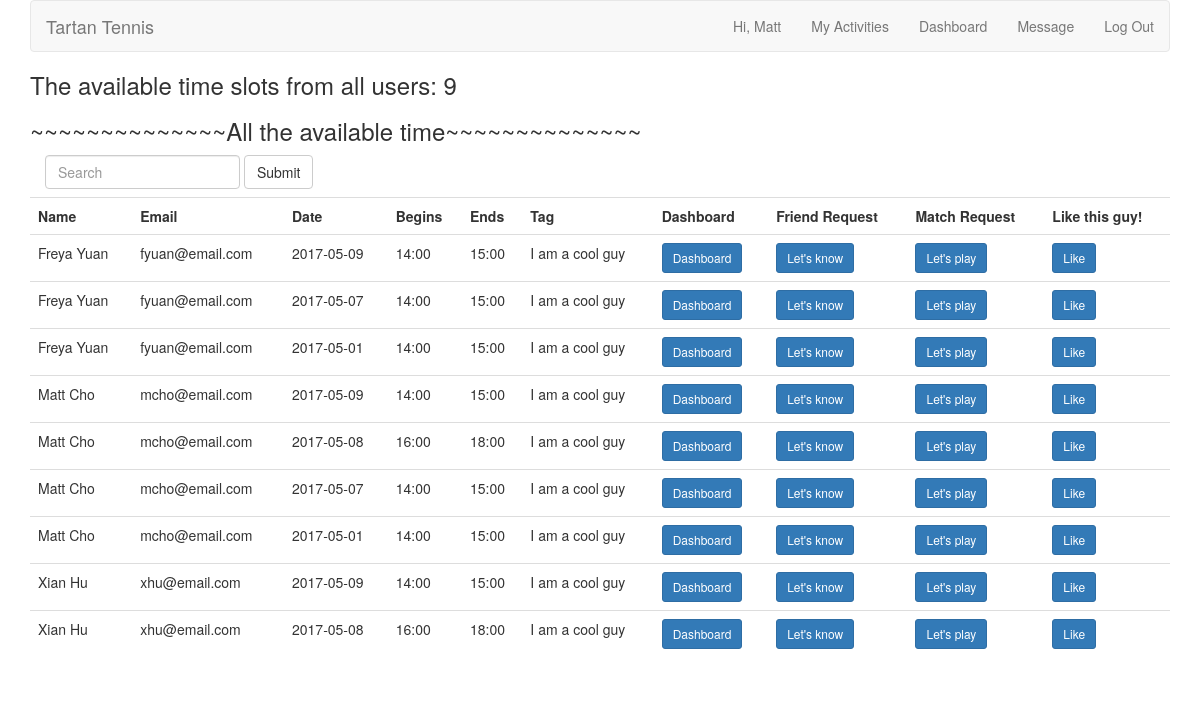
Page /alltime.php (signed in) on the committed database.
### tables this page shows
CREATE TABLE `times` (
  `time_id` int(11) NOT NULL PRIMARY KEY AUTO_INCREMENT,
  `begins_date` varchar(20) NOT NULL,
  `begins_time` varchar(20) NOT NULL,
  `ends_time` varchar(20) NOT NULL,
  `tag` tinytext NOT NULL,
  `user_id` int(11) NOT NULL,
  `created_at` timestamp NOT NULL DEFAULT CURRENT_TIMESTAMP,
  FULLTEXT (begins_date, begins_time, ends_time, tag)
);

CREATE TABLE `users` (
  `user_id` int(10) UNSIGNED NOT NULL PRIMARY KEY AUTO_INCREMENT,
  `first_name` varchar(20) NOT NULL,
  `last_name` varchar(20) NOT NULL,
  `username` varchar(20) NOT NULL,
  `email` varchar(50) NOT NULL,
  `pass` char(40) NOT NULL,
  `created_at` timestamp NOT NULL DEFAULT CURRENT_TIMESTAMP,
  `updated_at` timestamp NOT NULL DEFAULT CURRENT_TIMESTAMP ON UPDATE CURRENT_TIMESTAMP
);

### alltime.php (the view, shortened to what this page needs)
<?php
include ('includes/header.php');
require('mysqli_connect.php');
if(isset($_COOKIE['user_id']))
{
    if (isset($_POST['submitted'])) {
        $search = mysqli_real_escape_string($dbc, $_POST['search']);
        $q = "SELECT user_id, first_name, last_name, email, begins_date, begins_time, ends_time, tag
            FROM users INNER JOIN times USING (user_id)
            WHERE MATCH (begins_date, begins_time, ends_time, tag) AGAINST('$search' IN NATURAL LANGUAGE MODE)";
    } else {
        $q = "SELECT user_id, first_name, last_name, email, begins_date, begins_time, ends_time, tag
            FROM users INNER JOIN times USING (user_id)";
    }
    $r = @mysqli_query($dbc, $q);
    $num_times = mysqli_num_rows($r);
    echo '<h3>The available time slots from all users: ' . $num_times . '</h3>';
    echo '<h3>~~~~~~~~~~~~~~All the available time~~~~~~~~~~~~~~</h3>';
    echo '<form action="alltime.php" method="post" class="navbar-form">
            <div class="form-group">
                <input name="search" type="text" class="form-control" placeholder="Search" />
            </div>
            <button type="submit" class="btn btn-default">Submit</button>
            <input type="hidden" name="submitted" value="TRUE" />
        </form>';
    echo '<table class="table">
    <tr>
    <th>Name</th>
    <th>Email</th>
    <th>Date</th>
    <th>Begins</th>
    <th>Ends</th>
    <th>Tag</th>
    <th>Dashboard</th>
     <th>Friend Request</th>
    <th>Match Request</th>
    <th>Like this guy!</th>
    </tr>';
while ($row = mysqli_fetch_array($r)) {
    echo
    '<tr>
    <td>' . $row['first_name'] . ' ' . $row['last_name'] . '</td>
    <td>' . $row['email'] . '</td>
    <td>' . $row['begins_date'] . '</td>
    <td>' . $row['begins_time'] . '</td>
    <td>' . $row['ends_time'] . '</td>
    <td>' . $row['tag'] . '</td>
    <td><a class="btn btn-primary btn-sm"
    a href="dashboard.php?profile_id='
     . $row['user_id'] . '& user='. $_COOKIE['user_id'] . '">Dashboard</a></td>
    <td><a class="btn btn-primary btn-sm" href="friend_request.php?receiver_id='
     . $row['user_id'] . '">Let\'s know</a></td>
    <td><a class="btn btn-primary btn-sm" href="appoinment_request.php?receiver_id='
    . $row['user_id'] . '& begins_date='. $row['begins_date'] . '& begins_time=' . $row['begins_time'] . '& ends_time=' . $row['ends_time'] . '">Let\'s play</a></td>
    <td><a class="btn btn-primary btn-sm" href="like.php?likee_id='
     . $row['user_id'] . '">Like</a></td>
    </tr>';
    }
    echo '</table>';
}
else
{
        echo 'You must be logged to access this page.';
}
?>

### rows in the picture
times: user.first_name "Freya", user.last_name "Yuan", user.email "fyuan@email.com", begins_date "2017-05-09", begins_time "14:00", ends_time "15:00", tag "I am a cool guy"
times: user.first_name "Freya", user.last_name "Yuan", user.email "fyuan@email.com", begins_date "2017-05-07", begins_time "14:00", ends_time "15:00", tag "I am a cool guy"
times: user.first_name "Freya", user.last_name "Yuan", user.email "fyuan@email.com", begins_date "2017-05-01", begins_time "14:00", ends_time "15:00", tag "I am a cool guy"
times: user.first_name "Matt", user.last_name "Cho", user.email "mcho@email.com", begins_date "2017-05-09", begins_time "14:00", ends_time "15:00", tag "I am a cool guy"
times: user.first_name "Matt", user.last_name "Cho", user.email "mcho@email.com", begins_date "2017-05-08", begins_time "16:00", ends_time "18:00", tag "I am a cool guy"
times: user.first_name "Matt", user.last_name "Cho", user.email "mcho@email.com", begins_date "2017-05-07", begins_time "14:00", ends_time "15:00", tag "I am a cool guy"
times: user.first_name "Matt", user.last_name "Cho", user.email "mcho@email.com", begins_date "2017-05-01", begins_time "14:00", ends_time "15:00", tag "I am a cool guy"
times: user.first_name "Xian", user.last_name "Hu", user.email "xhu@email.com", begins_date "2017-05-09", begins_time "14:00", ends_time "15:00", tag "I am a cool guy"
times: user.first_name "Xian", user.last_name "Hu", user.email "xhu@email.com", begins_date "2017-05-08", begins_time "16:00", ends_time "18:00", tag "I am a cool guy"

### other values in the picture
$fn "Matt"
$num_times "9"
